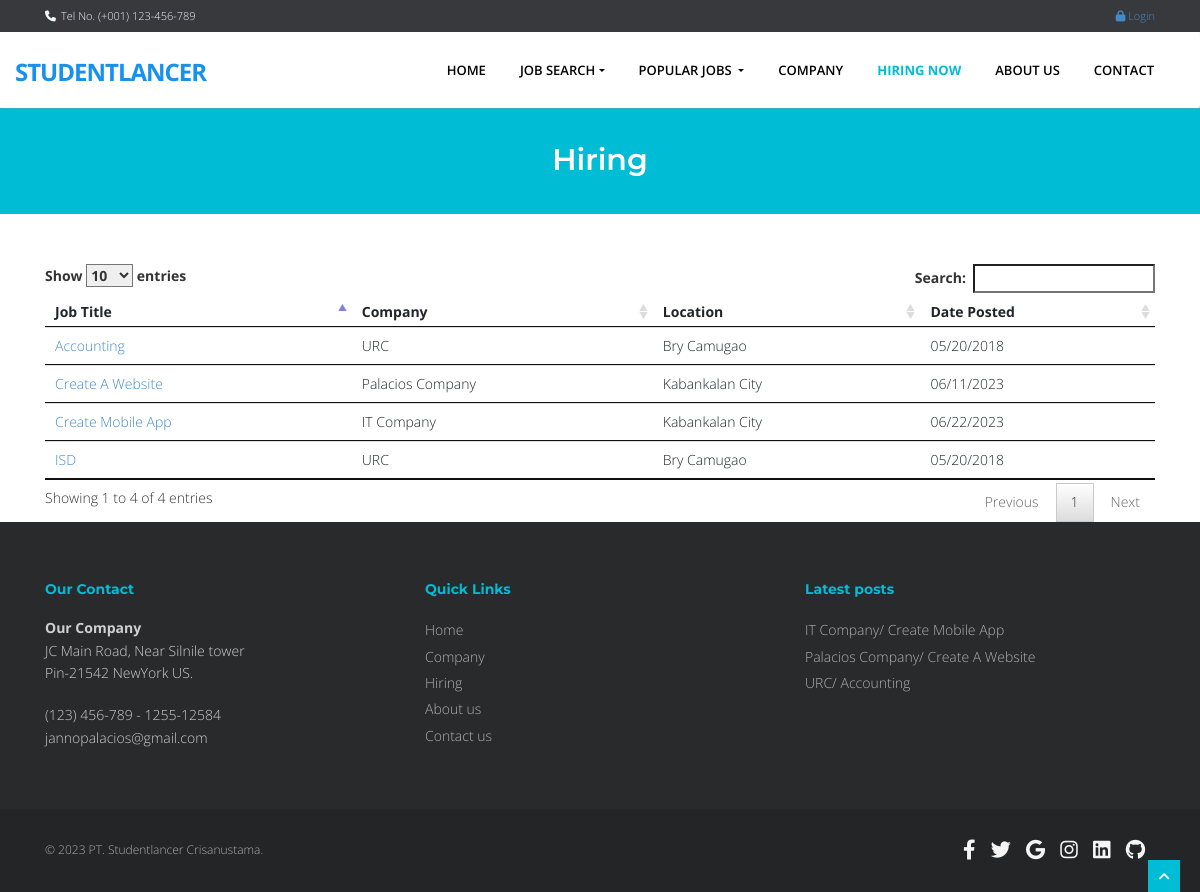
The app's page /index.php?q=hiring, older data.
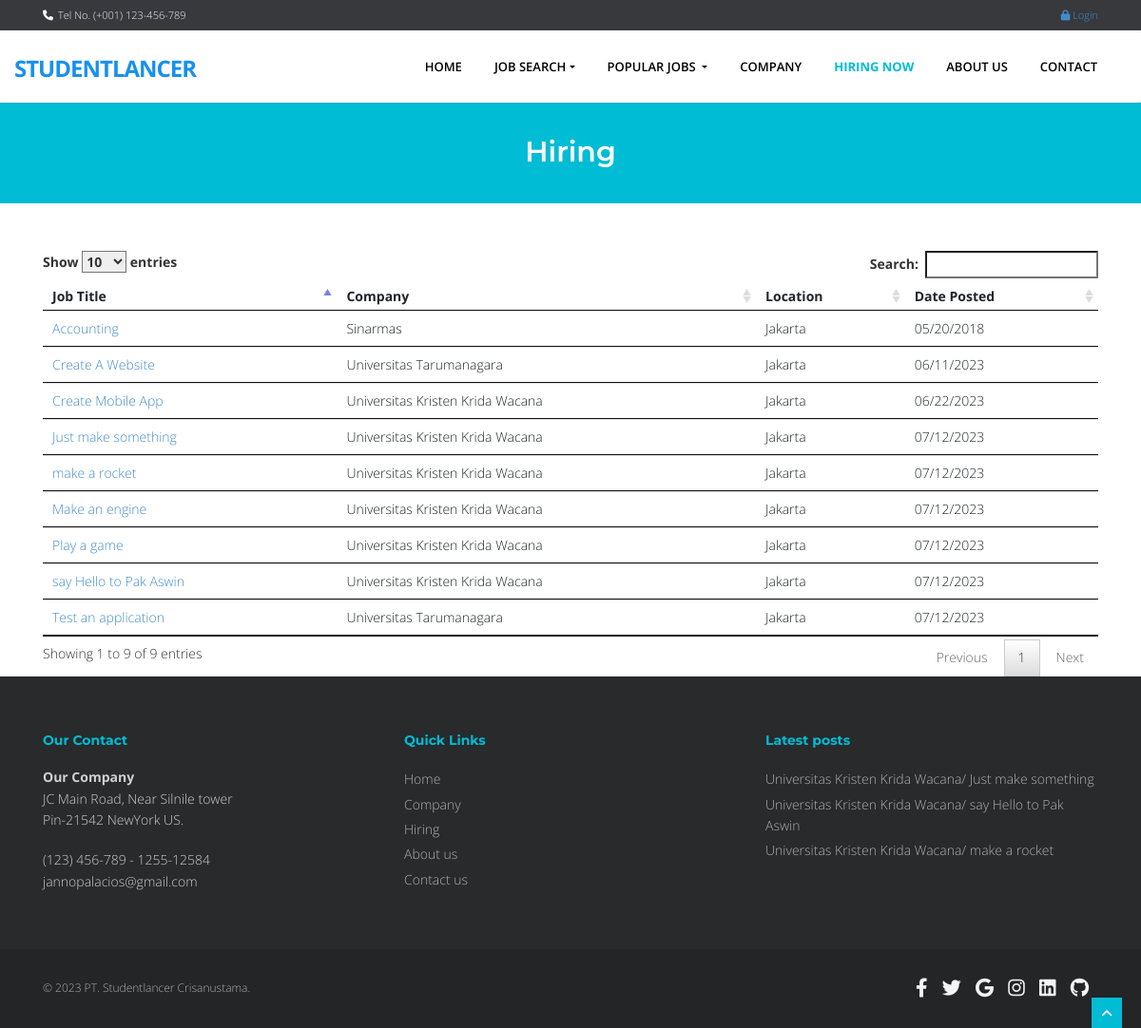
The same page, newer data.
### tables this page shows
CREATE TABLE `tbljob` (
  `JOBID` int(11) NOT NULL,
  `COMPANYID` int(11) NOT NULL,
  `RECRUITERNAME` varchar(255) NOT NULL,
  `CATEGORY` varchar(250) NOT NULL,
  `OCCUPATIONTITLE` varchar(90) NOT NULL,
  `REQ_NO_EMPLOYEES` int(11) NOT NULL,
  `SALARIES` double NOT NULL,
  `DURATION_EMPLOYEMENT` varchar(90) NOT NULL,
  `QUALIFICATION_WORKEXPERIENCE` text NOT NULL,
  `JOBDESCRIPTION` text NOT NULL,
  `PREFEREDSEX` varchar(30) NOT NULL,
  `SECTOR_VACANCY` text NOT NULL,
  `JOBSTATUS` varchar(90) NOT NULL,
  `DATEPOSTED` datetime NOT NULL
);

CREATE TABLE `tblcompany` (
  `COMPANYID` int(11) NOT NULL,
  `COMPANYNAME` varchar(90) NOT NULL,
  `COMPANYADDRESS` varchar(90) NOT NULL,
  `COMPANYCONTACTNO` varchar(30) NOT NULL,
  `COMPANYSTATUS` varchar(90) NOT NULL,
  `COMPANYMISSION` text NOT NULL
);

### index.php (called while the page is built, shortened)
<?php
require_once("include/initialize.php");
$view = (isset($_GET['q']) && $_GET['q'] != '') ? $_GET['q'] : '';
switch ($view) {
	case 'hiring' :
		$title = isset($_GET['search']) ? 'Hiring in '.$_GET['search'] :"Hiring";
		break;
}
require_once("theme/templates.php");

### include/database.php (called while the page is built, shortened)
<?php
class Database {
	var $sql_string = '';
	private $conn;
	public function open_connection() {
		$this->conn = mysqli_connect(server,user,pass);
		if(!$this->conn){
			echo "Problem in database connection! Contact administrator!";
			exit();
		}else{
			$db_select = mysqli_select_db($this->conn,database_name);
		}
	}
	function setQuery($sql='') {
		$this->sql_string=$sql;
	}
	function executeQuery() {
		$result = mysqli_query($this->conn,$this->sql_string);
		return $result;
	}
	private function confirm_query($result) {
		return $result;
	}
	function loadResultList( $key='' ) {
		$cur = $this->executeQuery();
		$array = array();
		while ($row = mysqli_fetch_object($cur)) {
			if ($key) {
				$array[$row->$key] = $row;
			} else {
				$array[] = $row;
			}
		}
		return $array;
	}
}
$mydb = new Database();

### hirring.php (the view, shortened to what this page needs)
   <section id="content">
       <div class="container content">
<table id="dash-table" class="table table-hover">
    <thead>
        <th>Job Title</th>
        <th>Company</th>
        <th>Location</th>
        <th>Date Posted</th>
    </thead>
    <tbody>
       <?php
if (isset($_GET['search'])) {
   $COMPANYNAME = $_GET['search'];
}else{
    $COMPANYNAME = '';
}
   $sql = "SELECT * FROM `tblcompany` c,`tbljob` j WHERE c.`COMPANYID`=j.`COMPANYID` AND COMPANYNAME LIKE '%" . $COMPANYNAME ."%' ORDER BY DATEPOSTED DESC" ;
   $mydb->setQuery($sql);
   $cur = $mydb->loadResultList();
   foreach ($cur as $result) {
       echo '<tr>';
       echo '<td><a href="'.web_root.'index.php?q=viewjob&search='.$result->JOBID.'">'.$result->OCCUPATIONTITLE.'</a></td>';
       echo '<td>'.$result->COMPANYNAME.'</td>';
       echo '<td>'.$result->COMPANYADDRESS.'</td>';
       echo '<td>'.date_format(date_create($result->DATEPOSTED),'m/d/Y').'</td>';
       echo '</tr>';
   }
       ?>
    </tbody>
</table>
  </div>
   </section>

### theme/templates.php (shortened to what this page needs)
<!DOCTYPE html>
<html lang="en">
<head>
  <link href="https://cdn.jsdelivr.net/npm/bootstrap@5.2.1/dist/css/bootstrap.min.css" rel="stylesheet" />
  <link href="<?php echo web_root; ?>plugins/home-plugins/css/bootstrap.min.css" rel="stylesheet" />
  <link href="<?php echo web_root; ?>plugins/home-plugins/css/fancybox/jquery.fancybox.css" rel="stylesheet">
  <link href="<?php echo web_root; ?>plugins/home-plugins/css/flexslider.css" rel="stylesheet" />
  <link href="<?php echo web_root; ?>plugins/home-plugins/css/style.css" rel="stylesheet" />
  <link href="https://unpkg.com/aos@2.3.1/dist/aos.css" rel="stylesheet" />
  <link rel="stylesheet" href="<?php echo web_root; ?>plugins/font-awesome/css/font-awesome.min.css">
  <link rel="stylesheet" href="https://cdnjs.cloudflare.com/ajax/libs/font-awesome/6.3.0/css/all.min.css" />
  <link rel="stylesheet" href="<?php echo web_root; ?>plugins/dataTables/jquery.dataTables.min.css">
  <link rel="stylesheet" href="<?php echo web_root; ?>plugins/dataTables/jquery.dataTables_themeroller.css">
  <link href="<?php echo web_root; ?>plugins/datepicker/bootstrap-datetimepicker.min.css" rel="stylesheet" media="screen">
  <link href="<?php echo web_root; ?>plugins/datepicker/datepicker3.css" rel="stylesheet" media="screen">
</head>
<body>
  <div id="wrapper" class="home-page">
    <header>
      <div class="topbar ">
        <div class="container">
          <div class="row">
            <div class="col-md-12">
              <p class="pull-left hidden-xs"><i class="fa fa-phone"></i>Tel No. (+001) 123-456-789</p>
              <?php if (isset($_SESSION['APPLICANTID'])) {
                 $sql = "SELECT count(*) as 'COUNTNOTIF' FROM `tbljob` ORDER BY `DATEPOSTED` DESC";
                 $mydb->setQuery($sql);
                 $showNotif = $mydb->loadSingleResult();
                 $notif = isset($showNotif->COUNTNOTIF) ? $showNotif->COUNTNOTIF : 0;
                 $applicant = new Applicants();
                 $appl  = $applicant->single_applicant($_SESSION['APPLICANTID']);
                 $sql = "SELECT count(*) as 'COUNT' FROM `tbljobregistration` WHERE `PENDINGAPPLICATION`=0 AND `HVIEW`=0 AND `APPLICANTID`='{$appl->APPLICANTID}'";
                 $mydb->setQuery($sql);
                 $showMsg = $mydb->loadSingleResult();
                 $msg = isset($showMsg->COUNT) ? $showMsg->COUNT : 0;
                 echo ' <p class="pull-right login"><a title="View Notification(s)" href="' . web_root . 'applicant/index.php?view=notification"> <i class="fa fa-bell-o"></i> <span class="label label-success">' . $notif . '</span></a> | <a title="View Message(s)" href="' . web_root . 'applicant/index.php?view=message"> <i class="fa fa-envelope-o"></i> <span class="label label-success">' . $msg . '</span></a> | <a title="View Profile" href="' . web_root . 'applicant/"> <i class="fa fa-user"></i> Howdy, ' . $appl->FNAME . ' ' . $appl->LNAME . ' </a> | <a href="' . web_root . 'logout.php">  <i class="fa fa-sign-out"> </i>Logout</a> </p>';
               } else { ?>
                <p class="pull-right login"><a data-target="#myModal" data-toggle="modal" href=""> <i class="fa fa-lock"></i> Login </a></p>
              <?php } ?>
            </div>
          </div>
        </div>
      </div>
      <div class="navbar fixed-top navbar-expand-lg navbar-default ">
        <div class="container-fluid">
          <div class="navbar-header">
            <a class="navbar-brand" href="<?php echo web_root; ?>index.php">Studentlancer</a>
          </div>
          <div class="navbar-collapse collapse ">
            <ul class="nav navbar-nav">
              <li class="<?php echo !isset($_GET['q']) ? 'active' : '' ?>"><a href="<?php echo web_root; ?>index.php">Home</a></li>
              <li class="dropdown">
                <a href="#" data-toggle="dropdown" class="dropdown-toggle">Job Search</b></a>
              </li>
              <li class="dropdown <?php if (isset($_GET['q'])) {
                                     if ($_GET['q'] == 'category') {
                                       echo 'active';
                                     } else {
                                       echo '';
                                     }
                                   }  ?>">
                <a href="#" data-toggle="dropdown" class="dropdown-toggle">Popular Jobs </b></a>
                  <?php
                   $sql = "SELECT * FROM `tblcategory` LIMIT 10";
                   $mydb->setQuery($sql);
                   ?>
              </li>
              <li class="<?php if (isset($_GET['q'])) {
                           if ($_GET['q'] == 'company') {
                             echo 'active';
                           } else {
                             echo '';
                           }
                         }  ?>"><a href="<?php echo web_root; ?>index.php?q=company">Company</a></li>
              <li class="<?php if (isset($_GET['q'])) {
                           if ($_GET['q'] == 'hiring') {
                             echo 'active';
                           } else {
                             echo '';
                           }
                         } ?>"><a href="<?php echo web_root; ?>index.php?q=hiring">Hiring Now</a></li>
              <li class="<?php if (isset($_GET['q'])) {
                           if ($_GET['q'] == 'About') {
                             echo 'active';
                           } else {
                             echo '';
                           }
                         }  ?>"><a href="<?php echo web_root; ?>index.php?q=About">About Us</a></li>
              <li class="<?php if (isset($_GET['q'])) {
                           if ($_GET['q'] == 'Contact') {
                             echo 'active';
                           } else {
                             echo '';
                           }
                         }  ?>"><a href="<?php echo web_root; ?>index.php?q=Contact">Contact</a></li>
            </ul>
          </div>
        </div>
      </div>
    </header>
    <?php
     if (isset($_GET['q'])) {
       echo '<section id="inner-headline">
           <div class="container">
               <div class="row">
                   <div class="col-lg-12">
                       <h2 class="pageTitle">' . $title . '</h2>
                   </div>
               </div>
           </div>
           </section>';
     }
     require_once $content;
     ?>
    <footer>
      <div class="container">
        <div class="row">
          <div class="col-md-4 col-sm-4">
            <div class="widget">
              <h5 class="widgetheading">Our Contact</h5>
              <address>
                <strong>Our Company</strong><br>
                JC Main Road, Near Silnile tower<br>
                Pin-21542 NewYork US.
              </address>
              <p>
                <i class="icon-phone"></i> (123) 456-789 - 1255-12584 <br>
                <i class="icon-envelope-alt"></i> jannopalacios@gmail.com
              </p>
            </div>
          </div>
          <div class="col-md-4 col-sm-4">
            <div class="widget">
              <h5 class="widgetheading">Quick Links</h5>
              <ul class="link-list">
                <li><a href="<?php echo web_root; ?>index.php">Home</a></li>
                <li><a href="<?php echo web_root; ?>index.php?q=company">Company</a></li>
                <li><a href="<?php echo web_root; ?>index.php?q=hiring">Hiring</a></li>
                <li><a href="<?php echo web_root; ?>index.php?q=About">About us</a></li>
                <li><a href="<?php echo web_root; ?>index.php?q=Contact">Contact us</a></li>
              </ul>
            </div>
          </div>
          <div class="col-md-4 col-sm-4">
            <div class="widget">
              <h5 class="widgetheading">Latest posts</h5>
              <ul class="link-list">
                <?php
                 $sql = "SELECT * FROM `tblcompany` c,`tbljob` j WHERE c.`COMPANYID`=j.`COMPANYID`   ORDER BY DATEPOSTED DESC LIMIT 3";
                 $mydb->setQuery($sql);
                 $cur = $mydb->loadResultList();
                 foreach ($cur as $result) {
                   echo ' <li><a href="' . web_root . 'index.php?q=viewjob&search=' . $result->JOBID . '">' . $result->COMPANYNAME . '/ ' . $result->OCCUPATIONTITLE . '</a></li>';
                 }
                 ?>
              </ul>
            </div>
          </div>
        </div>
      </div>
      <div id="sub-footer">
        <div class="container">
          <div class="row">
            <div class="col-lg-6">
              <div class="copyright">
                <p>
                  <span>&copy; 2023 PT. Studentlancer Crisanustama.
                </p>
              </div>
            </div>
            <div class="col-lg-6">
              <ul class="social-network">
                <div style="font-size: 20px;">
                  <a href="" class="me-3 text-reset">
                    <i class="fab fa-facebook-f"></i>
                  </a>
                  <a href="" class="me-3 text-reset">
                    <i class="fab fa-twitter"></i>
                  </a>
                  <a href="" class="me-3 text-reset">
                    <i class="fab fa-google"></i>
                  </a>
                  <a href="" class="me-3 text-reset">
                    <i class="fab fa-instagram"></i>
                  </a>
                  <a href="" class="me-3 text-reset">
                    <i class="fab fa-linkedin"></i>
                  </a>
                  <a href="" class="me-3 text-reset">
                    <i class="fab fa-github"></i>
                  </a>
              </ul>
            </div>
          </div>
        </div>
      </div>
    </footer>
  </div>
  <a href="#" class="scrollup"><i class="fa fa-angle-up active"></i></a>
</body>
</html>

Row changes from the older to the newer data that the page shows:
removed tbljob: OCCUPATIONTITLE "ISD", COMPANYID.COMPANYNAME "URC", COMPANYID.COMPANYADDRESS "Bry Camugao", DATEPOSTED "05/20/2018", shown under "Hiring"
no longer on one of the page's lists (row edited): tbljob: COMPANYID.COMPANYNAME "IT Company", OCCUPATIONTITLE "Create Mobile App"
no longer on one of the page's lists (row edited): tbljob: COMPANYID.COMPANYNAME "Palacios Company", OCCUPATIONTITLE "Create A Website"
no longer on one of the page's lists (row edited): tbljob: COMPANYID.COMPANYNAME "URC", OCCUPATIONTITLE "Accounting"
added tbljob: OCCUPATIONTITLE "Just make something", COMPANYID.COMPANYNAME "Universitas Kristen Krida Wacana", COMPANYID.COMPANYADDRESS "Jakarta", DATEPOSTED "07/12/2023"
added tbljob: OCCUPATIONTITLE "say Hello to Pak Aswin", COMPANYID.COMPANYNAME "Universitas Kristen Krida Wacana", COMPANYID.COMPANYADDRESS "Jakarta", DATEPOSTED "07/12/2023"
added tbljob: OCCUPATIONTITLE "make a rocket", COMPANYID.COMPANYNAME "Universitas Kristen Krida Wacana", COMPANYID.COMPANYADDRESS "Jakarta", DATEPOSTED "07/12/2023"
added tbljob: OCCUPATIONTITLE "Play a game", COMPANYID.COMPANYNAME "Universitas Kristen Krida Wacana", COMPANYID.COMPANYADDRESS "Jakarta", DATEPOSTED "07/12/2023", shown under "Hiring"
added tbljob: OCCUPATIONTITLE "Test an application", COMPANYID.COMPANYNAME "Universitas Tarumanagara", COMPANYID.COMPANYADDRESS "Jakarta", DATEPOSTED "07/12/2023", shown under "Hiring"
added tbljob: OCCUPATIONTITLE "Make an engine", COMPANYID.COMPANYNAME "Universitas Kristen Krida Wacana", COMPANYID.COMPANYADDRESS "Jakarta", DATEPOSTED "07/12/2023", shown under "Hiring"
changed tbljob "Create Mobile App": COMPANYID.COMPANYNAME "IT Company" → "Universitas Kristen Krida Wacana"; COMPANYID.COMPANYADDRESS "Kabankalan City" → "Jakarta"
changed tbljob "Create A Website": COMPANYID.COMPANYNAME "Palacios Company" → "Universitas Tarumanagara"; COMPANYID.COMPANYADDRESS "Kabankalan City" → "Jakarta"
changed tbljob "Accounting": COMPANYID.COMPANYNAME "URC" → "Sinarmas"; COMPANYID.COMPANYADDRESS "Bry Camugao" → "Jakarta"
Text that changed along with them:
text written by a page script: "Show entries Search: Showing 1 to 4 of 4 entries Previous 1 Next" → "Show entries Search: Showing 1 to 9 of 9 entries Previous 1 Next"
